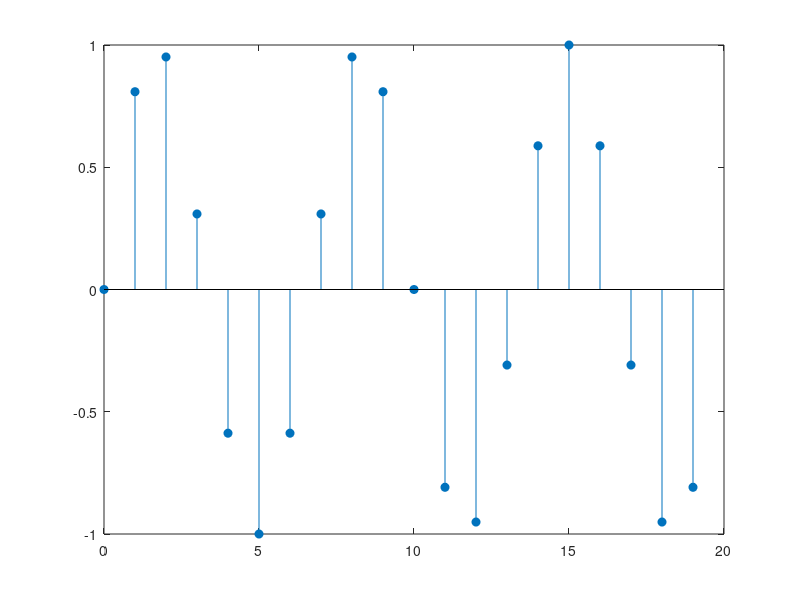
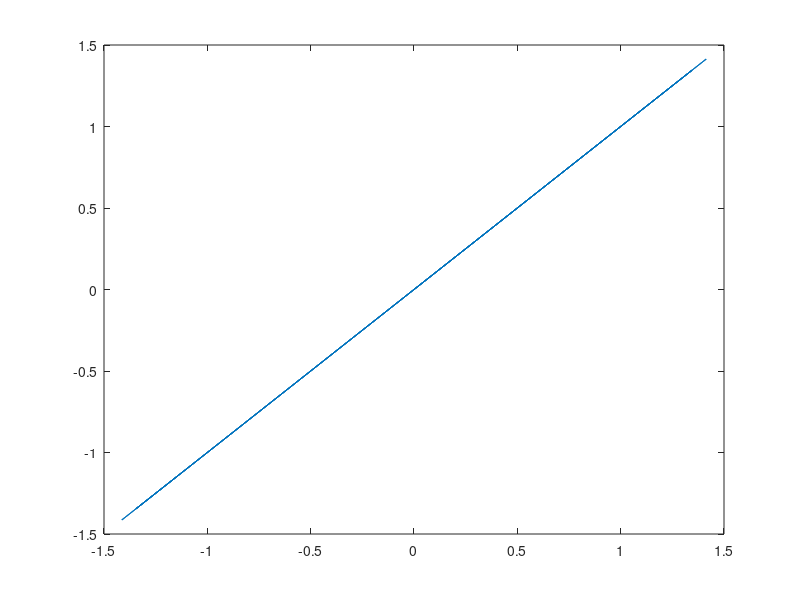
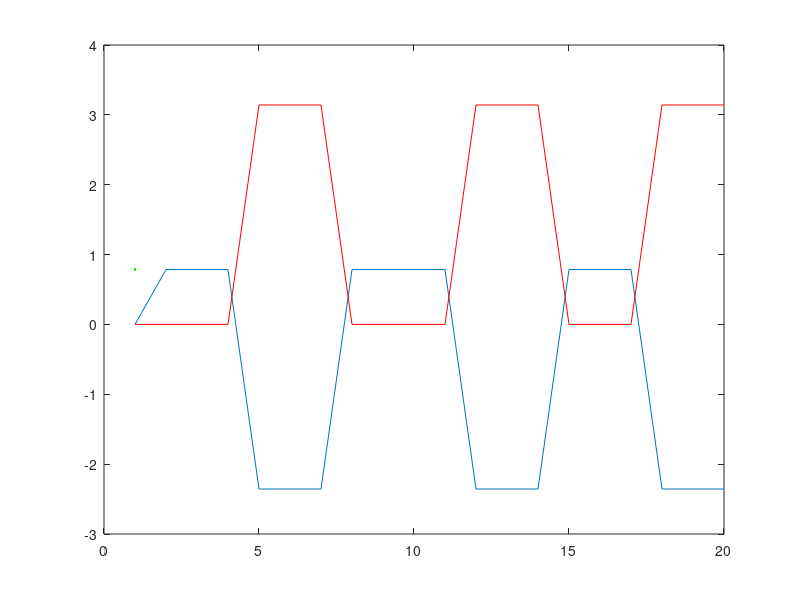
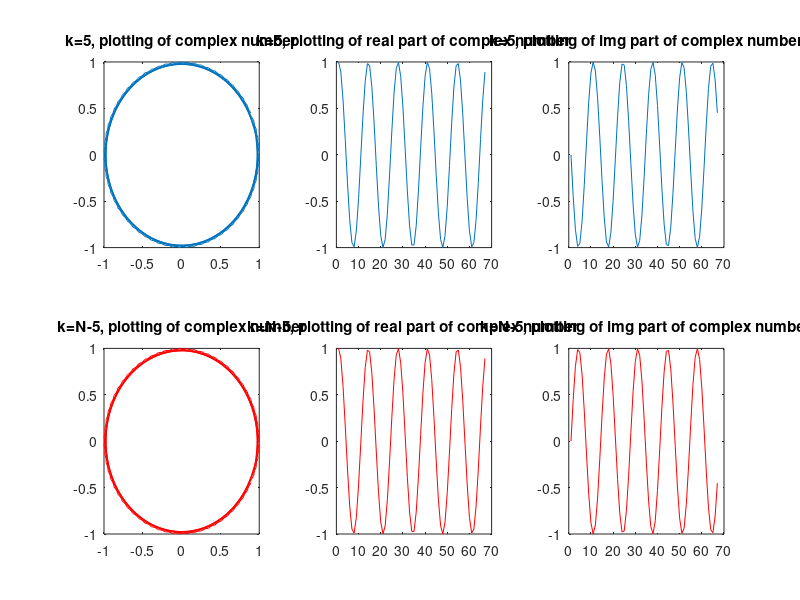

These figures' MATLAB source, in order:
clear all
close all
clc

%q1
%just for checking my results
 z = 0.9*exp(i*pi/3);
 a=angle(z);
 amp=abs(z);
 %figure 
% plot(z^2)

%q2
N=20;
n=0:N-1;
x=sin((2*pi*3)*n/N);
figure
stem(n,x, 'fill')
z1 = 2*exp((i*pi)/4);
y = x*z1; 
figure
plot (y) 

compare=abs(y)./abs(x);
angy=angle(y);
angx=angle(x);
angz=angle(z1);
figure
plot(angy)
hold on
plot(angx,'r')
hold on
plot(angz,'g')

%q3
N=randi([40,100]);
n=0:N-1;

k=5;
cmx=exp((-j*2*pi*k)*(n/N));
figure
subplot(2,3,1)
plot(cmx)
title('k=5, plotting of complex number')
hold on
subplot(2,3,2)
plot(real(cmx))
title('k=5, plotting of real part of complex number')
hold on
subplot(2,3,3)
plot(imag(cmx))
title('k=5, plotting of img part of complex number')

%N=75;
%n=0:N-1;
k=N-5;
cmx2=exp((-j*2*pi*k)*(n/N));
hold on
subplot(2,3,4)
plot(cmx2,'r')
title('k=N-5, plotting of complex number')
hold on
subplot(2,3,5)
plot(real(cmx2),'r')
title('k=N-5, plotting of real part of complex number')
hold on
subplot(2,3,6)
plot(imag(cmx2),'r')
title('k=N-5, plotting of img part of complex number')

%q4
N=16;
k=2;
n=0:N-1;
h =[round(10*randn(1,N))];
h=h';

T=zeros(16,16);

ytag=zeros(1,16);
ytag=ytag';
for ii=0:15;
    ytag=zeros(1,16);
    ytag=circshift(h,ii);
    T(:,ii+1)=ytag;
end
figure
imagesc(T)

y1=cos(2*pi*k*(n/N)); 
y2=sin(2*pi*k*(n/N)); 

%plotting

subplot(1,3,1)
plot (y1)
title('Y1')
hold on
subplot(1,3,2)
plot(y2,'r')
title('Y2')
subplot(1,3,3)
hold on
plot(y1)
hold on
plot(y2,'r')
title('Y1 & Y2')

s2 = y1- j*y2;
figure
plot([1:N],s2)
zT= T*s2' ;
% how big is z reltaive to s2?
%relative=zT./s2';
figure
plot([1:N],zT,'r')

compz=(zT)./(s2');

e=eig(T);

%<h,conj(s2)> 

conjS2=conj(s2);
%check=(h)*conjS2;
check=h'*conjS2';

%convolution
%2 vectors
hvector=T(:,1);
s2 = y1- j*y2;

fliped_s2=fliplr(s2);
zconv=conv(hvector,fliped_s2);
